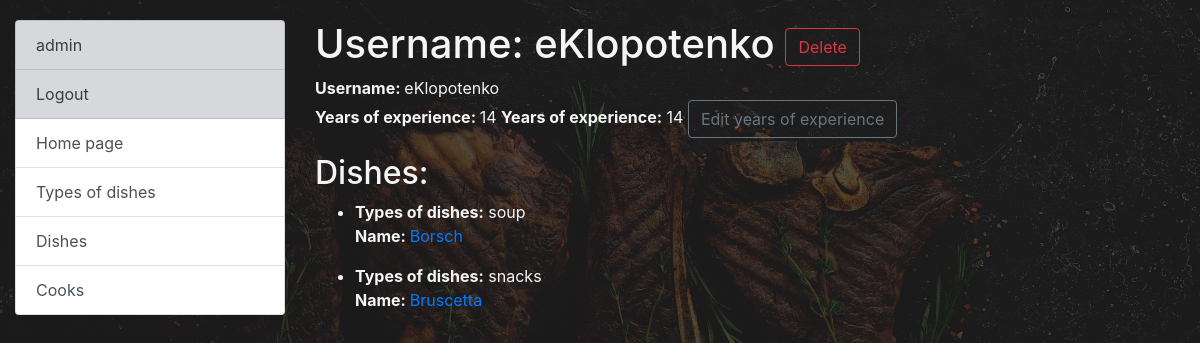
Screenshot of /cook/6/ (signed in) with the database file from the repository.
### kitchen/models.py (models this page shows, shortened)
class Cook(AbstractUser):
    years_of_experience = models.IntegerField(null=True, blank=True)
    class Meta:
        ordering = ["first_name"]

class Dish(models.Model):
    name = models.CharField(max_length=50)
    description = models.TextField()
    price = models.DecimalField(max_digits=10, decimal_places=2)
    dish_type = models.ForeignKey(DishType, on_delete=models.CASCADE)
    cooks = models.ManyToManyField(Cook, related_name="dishes")
    class Meta:
        ordering = ["name"]
        verbose_name = "dish"
        verbose_name_plural = "dishes"

class DishType(models.Model):
    name = models.CharField(max_length=50, unique=True)
    class Meta:
        ordering = ["name"]

### kitchen/views.py (the view)
# urls.py: path("cook/<int:pk>/", CookDetailView.as_view(), name="cook-detail"),
class CookDetailView(LoginRequiredMixin, generic.DetailView):
    model = Cook
    context_object_name = "cooks"
    queryset = Cook.objects.prefetch_related("dishes__dish_type")

### templates/kitchen/cook_detail.html
{% extends "base.html" %}
{% block content %}
      <h1>
    Username: {{ cooks.username }}
    <a href="{% url "kitchen:cook-delete" pk=cooks.id %}" class="btn btn-outline-danger" role="button">Delete</a>
  </h1>
    <p>
      <strong>Username: </strong>{{ cooks.username }}<br>
      <strong>Years of experience: </strong> {{ cooks.years_of_experience }}
    <strong>Years of experience:</strong> {{ cooks.years_of_experience }}
    <a href="{% url "kitchen:cook-update" pk=cooks.id %}" class="btn btn-outline-secondary" role="button">Edit years of experience</a>
    </p>
  {% if cooks.dishes.all %}
    <h2>Dishes:</h2>
    {% for dish in cooks.dishes.all %}
        <ul>
          <li class="list_item">
            <div class="item_content">
              <p>
                <strong>Types of dishes:</strong>
                {{ dish.dish_type.name }}<br>
                <strong>Name: </strong>
                <a href="{% url 'kitchen:dish-detail' pk=dish.id %}">{{ dish.name }}</a>
              </p>
            </div>
          </li>
        </ul>
    {% endfor %}
  {% else %}
    <p>This cook does not have a dish</p>
  {% endif %}
{% endblock %}

### templates/includes/sidebar.html
<ul class="sidebar-nav list-group">
  {% if user.is_authenticated %}
     <a class="list-group-item list-group-item-action list-group-item-secondary" href="{% url "kitchen:cook-detail" pk=user.id %}">{{ user.username }} </a>
     <a class="list-group-item list-group-item-action list-group-item-secondary" href="{% url "logout" %}">Logout</a>
  {% else %}
  <a class="list-group-item list-group-item-action list-group-item-secondary" href="{% url "login" %}">Login</a>
  {% endif %}
  <a class="list-group-item list-group-item-action" href="{% url 'kitchen:index' %}">Home page</a>
  <a class="list-group-item list-group-item-action" href="{% url 'kitchen:dish-type-list' %}">Types of dishes</a>
  <a class="list-group-item list-group-item-action" href="{% url 'kitchen:dish-list' %}">Dishes</a>
  <a class="list-group-item list-group-item-action" href="{% url 'kitchen:cook-list' %}">Cooks</a>
</ul>

### static/css/styles.css (style rules this page uses)
body { margin-top: 20px; background-image: url('/static/steak.jpeg'); background-size: cover; color: whitesmoke; }

### rows the page displays
Cook: username "admin"
Cook: username "eKlopotenko", years_of_experience "14"
Dish: dish_type.name "soup", name "Borsch"
Dish: dish_type.name "snacks", name "Bruscetta"
